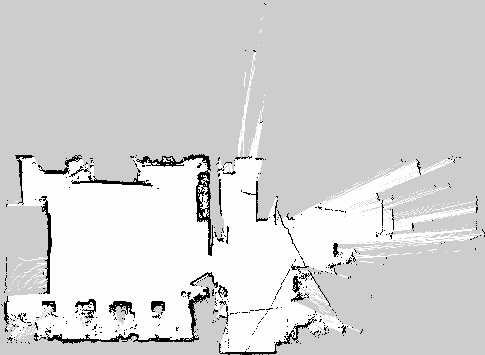
#> input picture maps/sml.pgm, 485 x 355 px, found by its file name
$ python pathplanning.py
#> lines starting #> are read from the running program, lines starting #| are printed output that depends on the picture; after the words box and inside, x2 and y2 are one past the last pixel; in counts of white or black regions, pixels touching at a corner belong together
# -*- coding: utf-8 -*-
"""A*_livecoding.ipynb

Automatically generated by Colab.

Original file is located at
    https://colab.research.google.com/drive/1dzGtrr6Wbb2-qv6fILutd4wSmGNI3hJC
"""

def is_colab():
    try:
        import google.colab
        return True
    except ImportError:
        return False
on_colab = is_colab()

if on_colab:
  import imageio
  import requests
  from IPython.display import Image, display
  import pathlib
  # 1. Construct the raw GitHub URL
  url = (
      "https://raw.githubusercontent.com/"
      "Annika-wyt/pink_summer_camp_robotics/main/maps/sml.pgm"
  )
  # 2. Fetch the file content
  response = requests.get(url)
  response.raise_for_status()  # makes sure we catch errors
  # 3. Save it locally (optional, but neat)
  local_path = pathlib.Path("/content/sml.pgm")
  local_path.write_bytes(response.content)
  # 4. Read and display using imageio
  img = imageio.imread(local_path)
#> img is the input picture: shape (355, 485); min 0, max 254, mean 212
  print(f"Image shape: {img.shape}, dtype: {img.dtype}")
#| Image shape: (355, 485), dtype: uint8
  # 5. Display inline in the notebook
  # Convert to a standard image format (e.g. PNG) for display
  import matplotlib.pyplot as plt
  plt.imshow(img, cmap="gray")
#> (this line was passed over: IPython is not available in this run)
  plt.axis("off")
#> (this line was passed over: IPython is not available in this run)
  plt.title("Loaded .pgm Image from GitHub")
#> (this line was passed over: IPython is not available in this run)
  plt.show()


"""# Map Pre Processing for path planning"""

if on_colab:
  import cv2
  import matplotlib.pyplot as plt
  import numpy as np
  import math
  import random
  import pandas as pd
  import matplotlib.animation as animation
  from IPython.display import HTML
  import heapq

# STEP 1: Load map image (grayscale)
if on_colab:
  map_img = img

# STEP 2: Preprocess map into occupancy grid
def preprocess_map(image, threshold=200):
    grid = np.zeros_like(image, dtype=np.int8)
    grid[image > threshold] = 1      # Free space
    grid[image < 50] = 0             # Obstacle
    grid[(image >= 50) & (image <= threshold)] = -1  # Unknown
    return grid

if on_colab:
  occupancy_grid = preprocess_map(map_img)
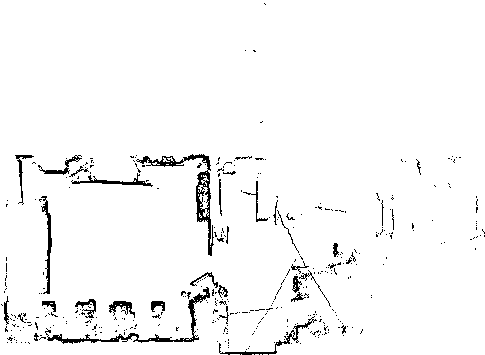
#> occupancy_grid: shape (355, 485) int8; values 0 (black) and 1 (white), 96.7% white; black in thin lines or dots

# STEP 3: Downsample to coarser grid
def grid_from_occupancy(occ_grid, resolution=10):
#> called with resolution = 10
    h, w = occ_grid.shape
#> h = 355; w = 485
    h_new, w_new = h // resolution, w // resolution
#> h_new = 35; w_new = 48
    grid = np.zeros((h_new, w_new), dtype=np.int8)
    for i in range(h_new):
        for j in range(w_new):
            block = occ_grid[i*resolution:(i+1)*resolution, j*resolution:(j+1)*resolution]
            vals, counts = np.unique(block, return_counts=True)
            grid[i, j] = vals[np.argmax(counts)]
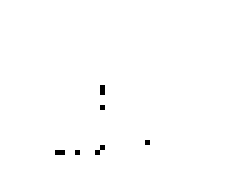
#> grid: shape (35, 48) int8 (shown 5 times larger); values 0 (black) and 1 (white), 99.5% white; black in thin lines or dots, all inside (x1, y1, x2, y2) = (11, 17, 30, 31)
    return grid

if on_colab:
  downsampled_grid = grid_from_occupancy(occupancy_grid, resolution=10)

# STEP 4: Visualize result overlay
def draw_grid_on_map(original_img, grid, resolution=10, color=(0, 255, 0)):
#> called with resolution = 10, color = (0, 255, 0)
    vis_map = cv2.cvtColor(original_img, cv2.COLOR_GRAY2BGR)
    for i in range(grid.shape[0]):
        for j in range(grid.shape[1]):
            if grid[i, j] == 1:
                y, x = i * resolution, j * resolution
                cv2.rectangle(vis_map, (x, y), (x + resolution - 1, y + resolution - 1), color, 1)
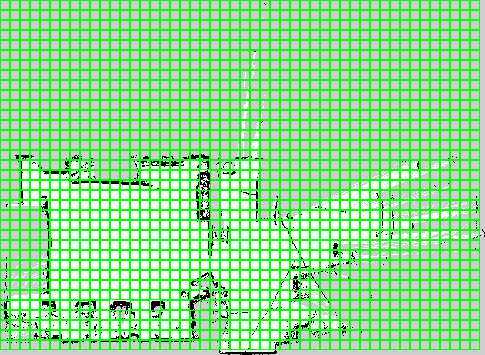
#> vis_map: shape (355, 485, 3); mean B, G, R 137.8, 226.9, 137.8
    return vis_map

if on_colab:
  overlay_img = draw_grid_on_map(map_img, downsampled_grid, resolution=10)
  plt.figure(figsize=(10, 10))
#> (this line was passed over: IPython is not available in this run)
  plt.imshow(cv2.cvtColor(overlay_img, cv2.COLOR_BGR2RGB))
#> (this line was passed over: IPython is not available in this run)
  plt.title("Grid Overlay on Original Map")
#> (this line was passed over: IPython is not available in this run)
  plt.axis("off")
#> (this line was passed over: IPython is not available in this run)
#> (the run stopped early here; a loop or call above may not have finished)

$ run again, with maps/floor2.pgm copied over maps/sml.pgm
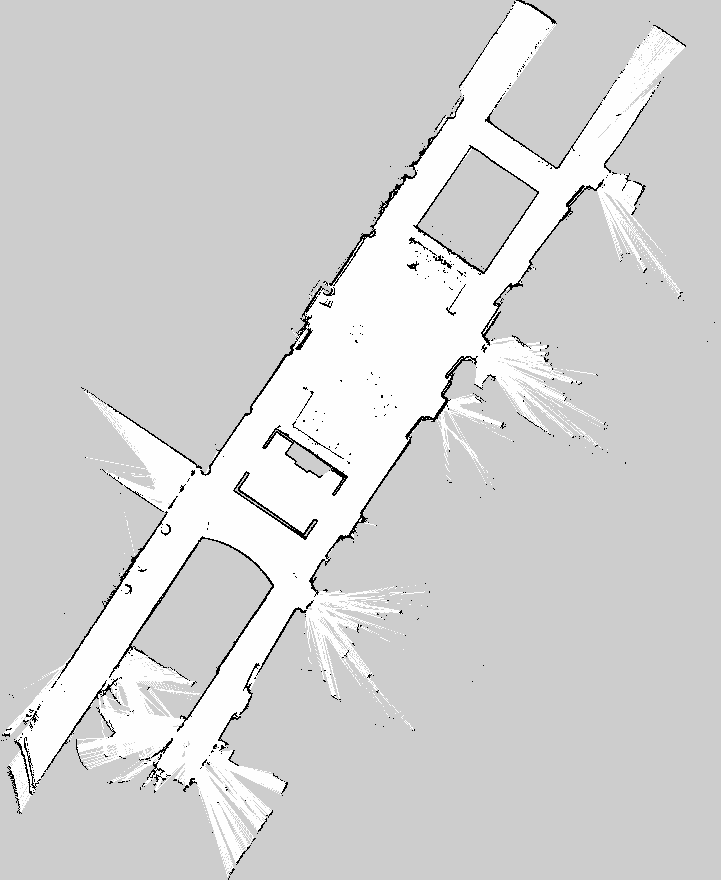
#> input picture maps/floor2.pgm, 721 x 880 px, found by its file name
#> img is the input picture: shape (880, 721); min 0, max 254, mean 210.8
#| Image shape: (880, 721), dtype: uint8
#> `occupancy_grid = preprocess_map(map_img)`:
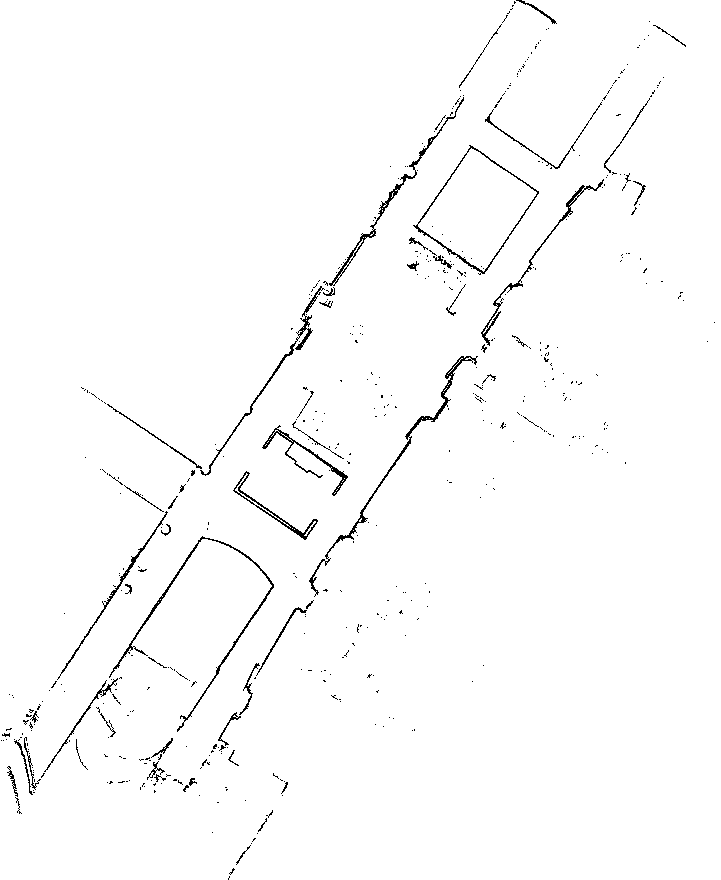
#> occupancy_grid: shape (880, 721) int8; values 0 (black) and 1 (white), 98.4% white; black in thin lines or dots
#> after the loop in draw_grid_on_map, `for i in range(grid.shape[0]):`:
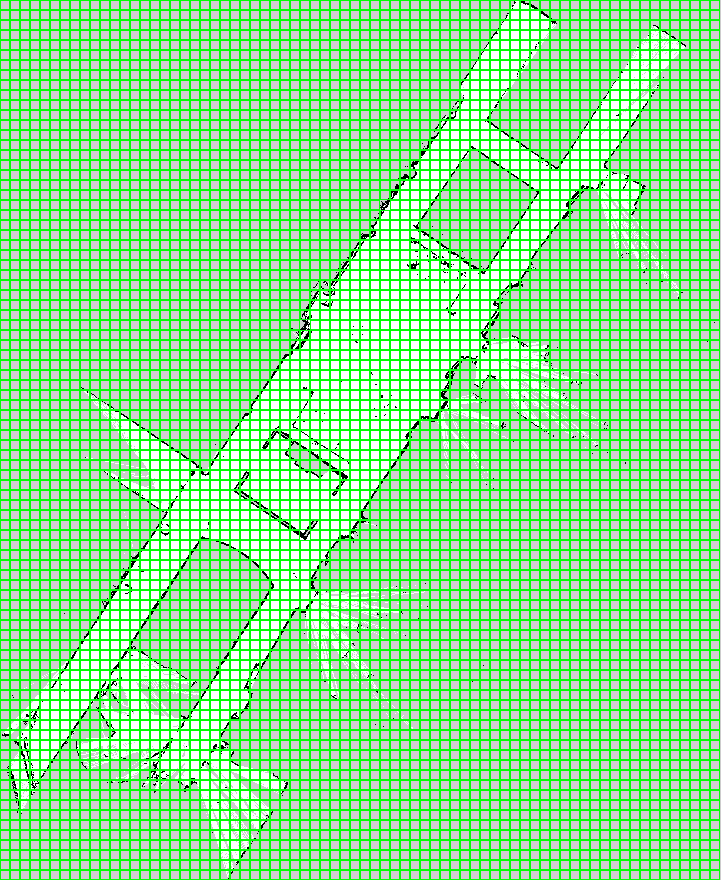
#> vis_map: shape (880, 721, 3); mean B, G, R 135.1, 226.7, 135.1

$ run again, with maps/itrl.pgm copied over maps/sml.pgm
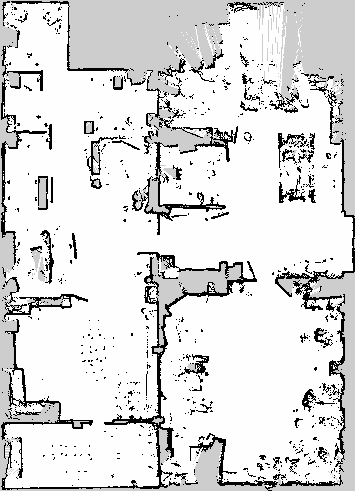
#> input picture maps/itrl.pgm, 355 x 491 px, found by its file name
#> img is the input picture: shape (491, 355); min 0, max 254, mean 220.1
#| Image shape: (491, 355), dtype: uint8
#> `occupancy_grid = preprocess_map(map_img)`:
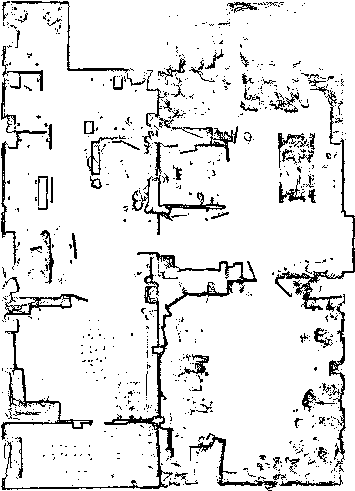
#> occupancy_grid: shape (491, 355) int8; values 0 (black) and 1 (white), 90.4% white; black in thin lines or dots
#> after the loop in draw_grid_on_map, `for i in range(grid.shape[0]):`:
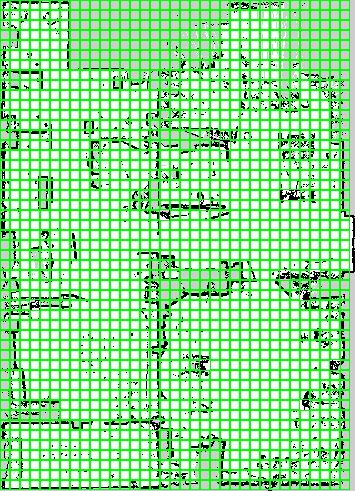
#> vis_map: shape (491, 355, 3); mean B, G, R 142.4, 232, 142.4

$ run again, with maps/q1.pgm copied over maps/sml.pgm
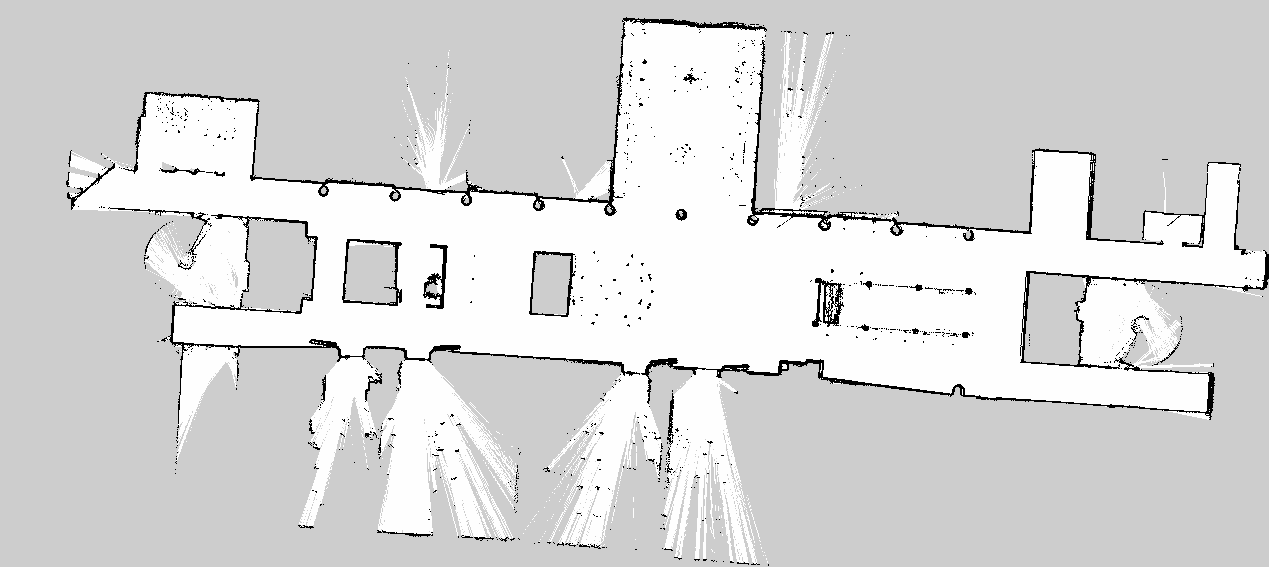
#> input picture maps/q1.pgm, 1269 x 567 px, found by its file name
#> img is the input picture: shape (567, 1269); min 0, max 254, mean 215.3
#| Image shape: (567, 1269), dtype: uint8
#> `occupancy_grid = preprocess_map(map_img)`:
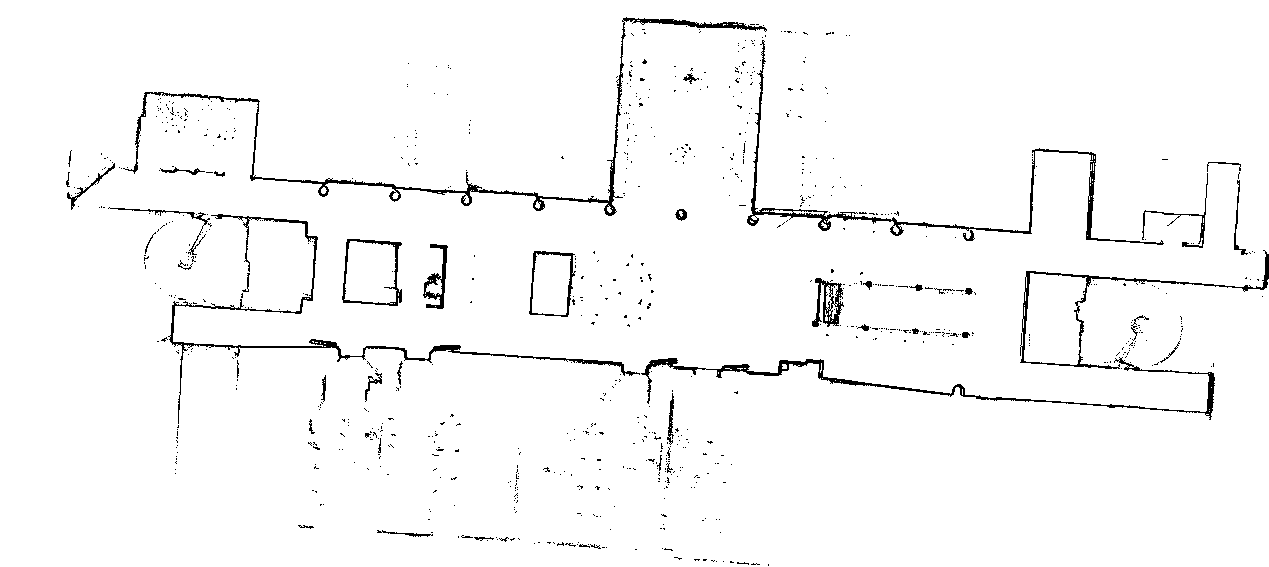
#> occupancy_grid: shape (567, 1269) int8; values 0 (black) and 1 (white), 97.3% white; black in thin lines or dots
#> after the loop in draw_grid_on_map, `for i in range(grid.shape[0]):`:
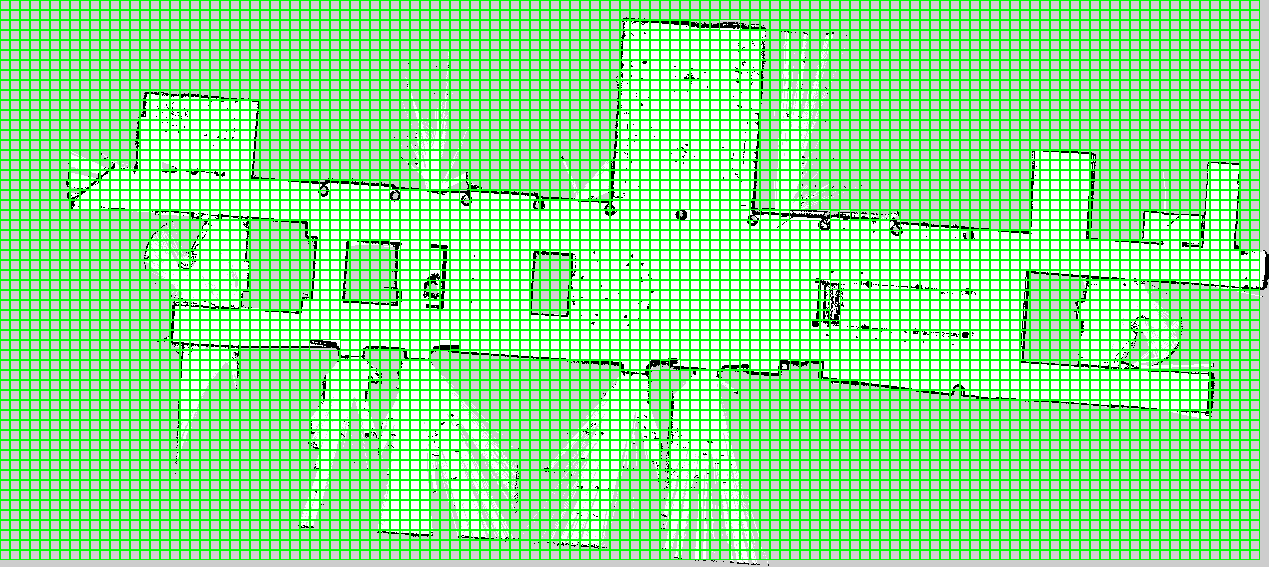
#> vis_map: shape (567, 1269, 3); mean B, G, R 139.4, 229.1, 139.4
